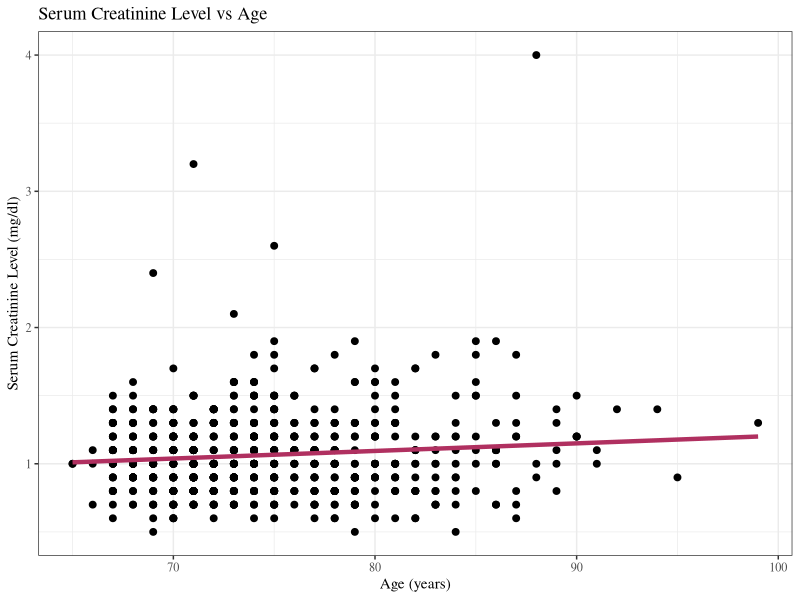

Write the R code that produced this figure.
## ---- chunk 1

# Set output options
knitr::opts_chunk$set(echo = FALSE)
options(knitr.kable.NA = '-')

# Include libraries
library(magrittr)
library(dplyr)
library(ggplot2)

# Helper functions


# Prepare data
mri <-
  read.table("data/mri.txt", header = TRUE) %>%
  dplyr::as_tibble() %>%
  dplyr::select(race, age, diabetes, crt, obstime, death)

## ---- chunk 2

mri_dr <- mri %>%
  dplyr::filter(race != 4) %>%
  dplyr::transmute(
    Race = factor(race, labels = c("white", "black", "Asian")),
    Diabetes = factor(diabetes, labels = c("Non-diabetic", "Diabetic"))
  )

## ---- chunk 3

dr_tbl <- xtabs(~Race + Diabetes, data = mri_dr)

knitr::kable(
  dr_tbl,
  booktabs = TRUE,
  caption = "Presence of diabetes by self-reported race"
)

## ---- chunk 4

dr_test <- chisq.test(dr_tbl)
dr_expected_tbl <- dr_test$expected

dr_pval <- dr_test$p.value

knitr::kable(
  dr_expected_tbl,
  booktabs = TRUE,
  digits = 2,
  caption = "Expected cell counts of (1a) under the null hypothesis"
)


## ---- chunk 5

mri_cs <- mri %>%
  dplyr::filter(!is.na(crt)) %>%
  dplyr::mutate(
    surv_5yr = dplyr::if_else(obstime >= 5 * 365.25, 1L, 0L),
    died_5yr = 1 - surv_5yr
  ) %>%
  dplyr::select(crt, surv_5yr, died_5yr)


## ---- chunk 6

surv_a_lm <- lm(crt ~ died_5yr, data = mri_cs)
surv_b_lm <- lm(crt ~ surv_5yr, data = mri_cs)

surv_a_tidy <- broom::tidy(surv_a_lm)
surv_b_tidy <- broom::tidy(surv_b_lm)

surv_a_ci <- confint.default(surv_a_lm)
surv_b_ci <- confint.default(surv_b_lm)

## ---- chunk 7

mri_ca <- mri %>% filter(!is.na(crt)) %>% select(crt, age)

## ---- chunk 8

ca_lm <- lm(crt ~ age, data = mri_ca)

ca_b0 <- ca_lm$coefficients[[1]]
ca_b1 <- ca_lm$coefficients[[2]]

## ---- chunk 9

ca_plot <- ggplot(mri_ca, aes(x = age, y = crt)) +
  geom_point(size = 2) +
  theme_bw() +
  geom_smooth(method = "lm", se = FALSE, size = 1.5, color = "maroon") +
  labs(
    title = "Serum Creatinine Level vs Age",
    x = "Age (years)",
    y = "Serum Creatinine Level (mg/dl)"
  ) +
  theme(text = element_text(family = "serif"))

ca_plot

## ---- chunk 10

ca_pred <- predict(ca_lm, data.frame(age = c(72, 82, 99)))

## ---- chunk 11

ca_ci <- confint.default(ca_lm)[2, ]

ca_inf_tbl <- broom::tidy(ca_lm)[2, ] %>%
  select(Estimate = estimate, `p-value` = p.value) %>%
  bind_cols(as_tibble(t(ca_ci)))

ca_pval <-ca_inf_tbl %>% pull("p-value")

knitr::kable(
  ca_inf_tbl,
  booktabs = TRUE,
  digits = 3,
  caption = "Inference table for the association between creatinine level and age"
)


## ---- chunk 12

knitr::kable(
  t(5 * ca_ci),
  booktabs = TRUE,
  digits = 3,
  caption = "95% CI for mean creatinine level across groups differing by 5 years in age"
)

